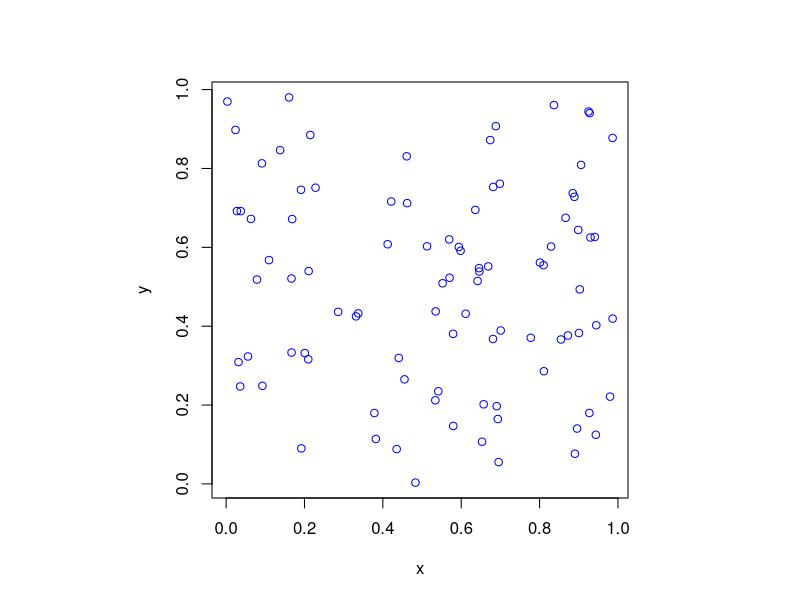

This figure's R source:
# Simulate a Poisson point process on a rectangle.
# Author: H. Paul Keeler, 2018.
# Website: hpaulkeeler.com
# Repository: github.com/hpaulkeeler/posts
# For more details, see the post:
# hpaulkeeler.com/poisson-point-process-simulation/

#Simulation window parameters
xMin=0;xMax=1;
yMin=0;yMax=1;
xDelta=xMax-xMin;yDelta=yMax-yMin; #rectangle dimensions
areaTotal=xDelta*yDelta;

#Point process parameters
lambda=100; #intensity (ie mean density) of the Poisson process

#Simulate a Poisson point process
numbPoints=rpois(1,areaTotal*lambda);#Poisson number of points
xx=xDelta*runif(numbPoints)+xMin;#x coordinates of Poisson points
yy=yDelta*runif(numbPoints)+yMin;#y coordinates of Poisson points

#Plotting
par(pty="s")
plot(xx,yy,'p',xlab='x',ylab='y',col='blue');
